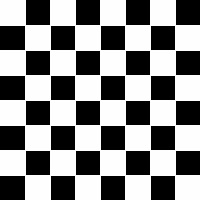
#> input picture camera/chessboard.jpg, 200 x 200 px
$ python corner2.py
#> lines starting #> are read from the running program, lines starting #| are printed output that depends on the picture; after the words box and inside, x2 and y2 are one past the last pixel; in counts of white or black regions, pixels touching at a corner belong together
import cv2
import numpy as np

filename = 'chessboard.jpg'
img = cv2.imread(filename)
#> img is the input picture: shape (200, 200, 3); min 0, max 255, mean 135.8
gray = cv2.cvtColor(img,cv2.COLOR_BGR2GRAY)

gray = np.float32(gray)
dst = cv2.cornerHarris(gray,2,3,0.04)
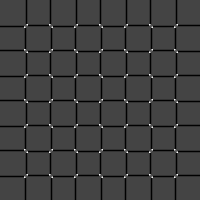
#> dst: shape (200, 200) float32; min -167972656, max 455425664, mean -12584253; drawn with min black and max white

print(dst)
#> (printed output is left out)

#result is dilated for marking the corners, not important
# dst = cv2.dilate(dst,None)

# Threshold for an optimal value, it may vary depending on the image.
img[dst>0.01*dst.max()]=[0,0,255]
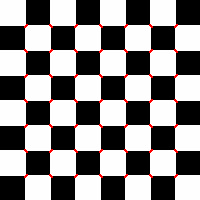
#> img: shape (200, 200, 3); 1.23% of pixels changed, all inside (x1, y1, x2, y2) = (24, 24, 178, 178)

cv2.imshow('dst',dst)
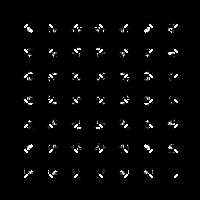
#> window 'dst': shape (200, 200); min 0, max 255, mean 6.8
if cv2.waitKey(0) & 0xff == 27:
#> (key Esc is pressed here)
    cv2.destroyAllWindows()

$ run again, with camera/simple.jpg copied over camera/chessboard.jpg
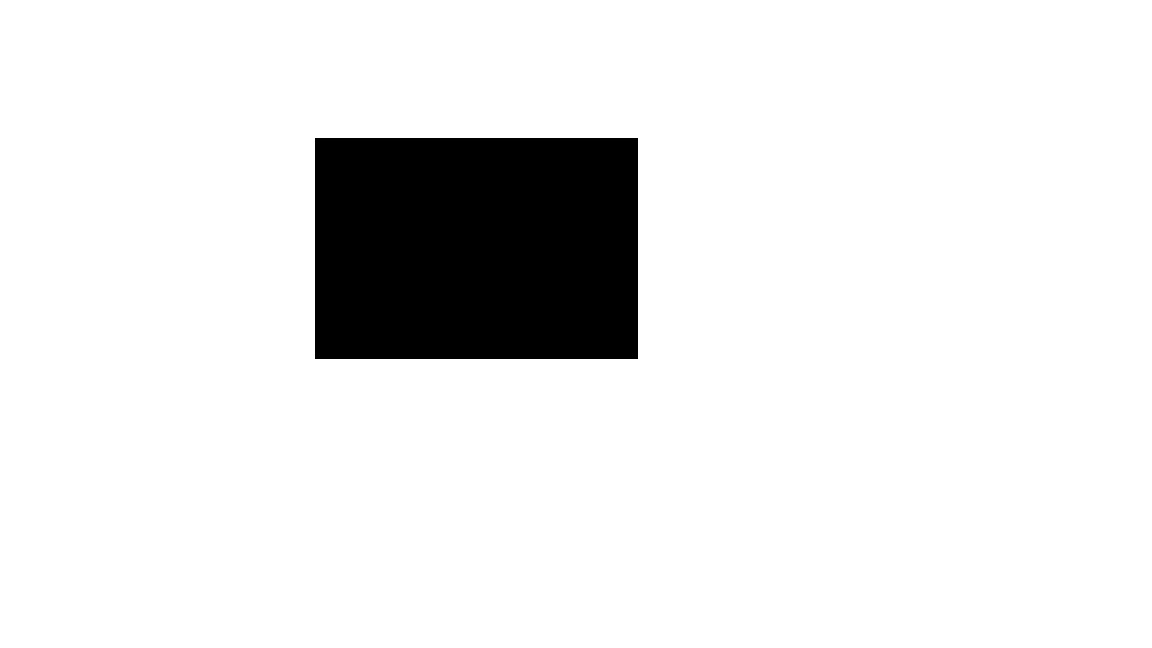
#> input picture camera/simple.jpg, 1152 x 648 px
#> img is the input picture: shape (648, 1152, 3); min 0, max 255, mean 230.6
#> `dst = cv2.cornerHarris(gray,2,3,0.04)`:
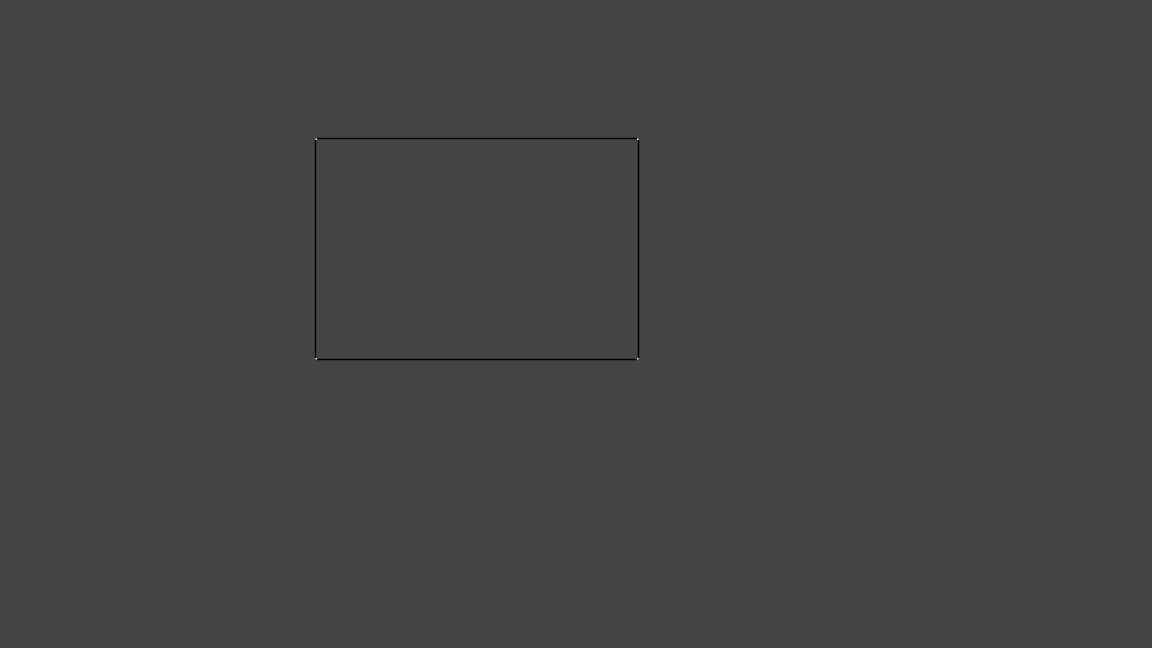
#> dst: shape (648, 1152) float32; min -169130016, max 458139008, mean -357842.5; drawn with min black and max white
#> (printed output is left out)
#> img: shape (648, 1152, 3); under 0.01% of pixels changed, all inside (x1, y1, x2, y2) = (315, 138, 639, 360)
